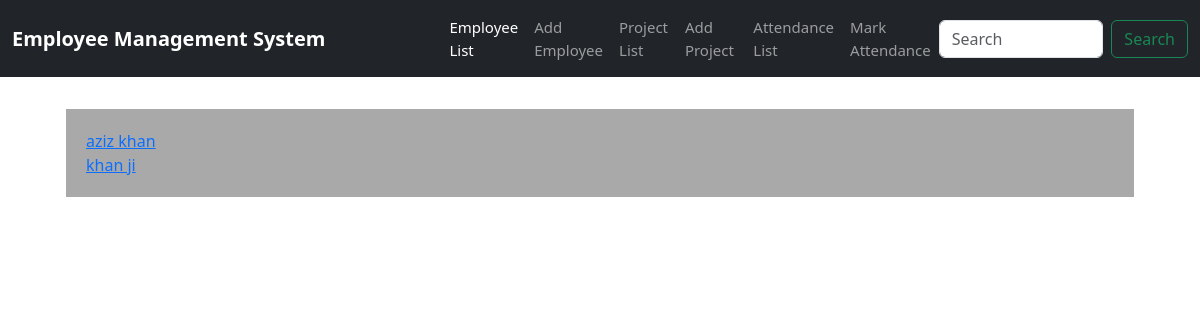
Before: / with the older database file.
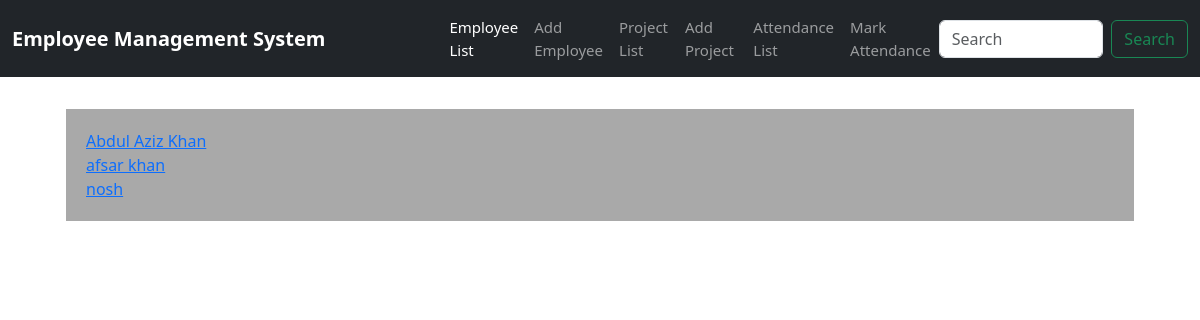
After: the same page with the newer database file.
### app1/models.py (models this page shows, shortened)
class Employee(models.Model):
    name = models.CharField(max_length=255)
    email = models.EmailField()
    mobile = models.PositiveIntegerField()
    date_of_birth = models.DateField(auto_now_add=False,auto_now=False,null=True)
    gender = models.CharField(max_length=25,choices=GENDER_CHOICES, default='others')
    skills = models.CharField(max_length=100,null=True,blank=True)
    state = models.CharField(max_length=200,choices=PROVINCE_CHOICES,default='Select Province')
    city = models.CharField(max_length=100)
    profile_picture = models.ImageField(upload_to='employee_profile_pictures/',null=True, blank=True)
    resume = models.FileField(upload_to='employee_resume/',null=True,blank=True)
    video = models.FileField(upload_to='employee_video/',blank=True,null=True)

### app1/views.py (the view)
# urls.py: path('',views.employee_list,name='employee_list'),
def employee_list(request):
    emloyees = Employee.objects.all()
    return render(request,'employee_list.html',{'employees':emloyees})

### app1/templates/employee_list.html
{% extends "base.html" %}
{% block content %}
<div class="row m-4">
    <div class="employee_list mt-2">
    {% for employee in employees %}
       <a href="{% url "employee_detail" employee.id %}"> {{ employee.name }} </a>
   <br>
    {% endfor %}
</div>
</div>
{% endblock content %}

### app1/templates/base.html (shortened to what this page needs)
<!doctype html>
{% load static %}
<html lang="en">
  <head>
    <link href="https://cdn.jsdelivr.net/npm/bootstrap@5.3.3/dist/css/bootstrap.min.css" rel="stylesheet">
  <link rel="stylesheet" href="{% static "css/style.css" %}">
  <link rel="stylesheet" href="https://code.jquery.com/ui/1.14.1/themes/base/jquery-ui.css">
  <link rel="stylesheet" href="/resources/demos/style.css">
</head>
  <body>
   {% include "navbar.html" %}
   <div class="container">
    {% block content %}
    {% endblock content %}
   </div>
  </body>
</html>

### app1/templates/navbar.html (shortened to what this page needs)
<nav class="navbar navbar-expand-lg navbar-dark bg-dark">
    <div class="container-fluid">
      <a class="navbar-brand" href="/">Employee Management System</a>
      <div class="collapse navbar-collapse" id="navbarSupportedContent">
        <ul class="navbar-nav me-auto mb-2 mb-lg-0">
          <li class="nav-item">
            <a class="nav-link {% if request.path == '/' %} active {% endif %}" aria-current="page" href="/">Employee List</a>
          </li>
          <li class="nav-item">
            <a class="nav-link" href="{% url "employee_add" %}">Add Employee</a>
          </li>
          <li class="nav-item">
            <a class="nav-link" href="#">Project List</a>
          </li>
           <li class="nav-item">
            <a class="nav-link" href="#">Add Project</a>
          </li>
          <li class="nav-item">
            <a class="nav-link" href="#">Attendance List</a>
          </li>
          <li class="nav-item">
            <a class="nav-link" href="#">Mark Attendance</a>
          </li>
        </ul>
        <form class="d-flex" role="search">
          <input class="form-control me-2" type="search" placeholder="Search" aria-label="Search">
          <button class="btn btn-outline-success" type="submit">Search</button>
        </form>
      </div>
    </div>
  </nav>

### app1/static/css/style.css (style rules this page uses)
.navbar-brand { font-weight: bolder; padding-right: 100px; }
.navbar-nav .nav-link { font-size: 15px; }
.employee_list { background-color: darkgray; padding: 20px; display: block; }

Changed rows visible on the page:
removed Employee: name "aziz khan"
removed Employee: name "khan ji"
added Employee: name "Abdul Aziz Khan"
added Employee: name "afsar khan"
added Employee: name "nosh"
